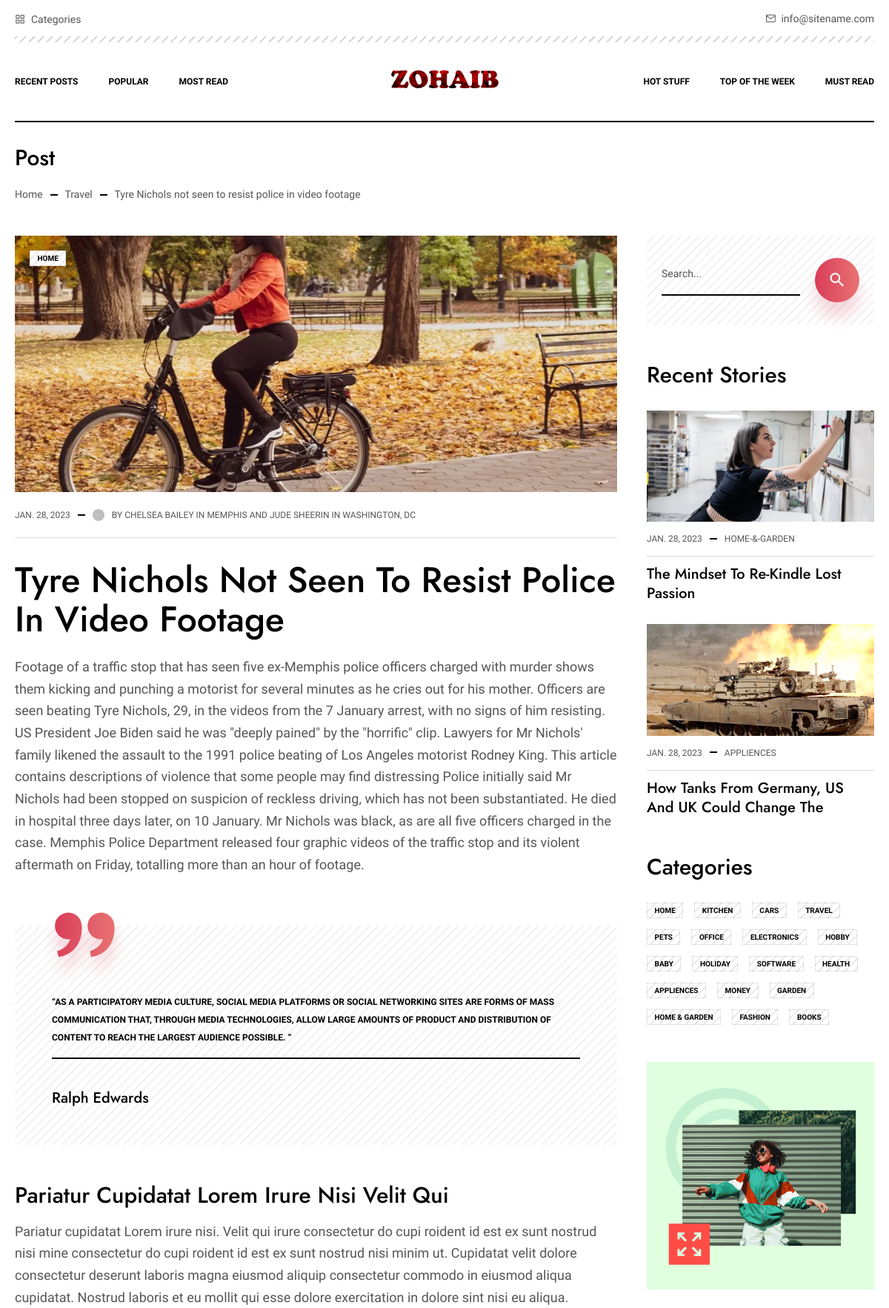
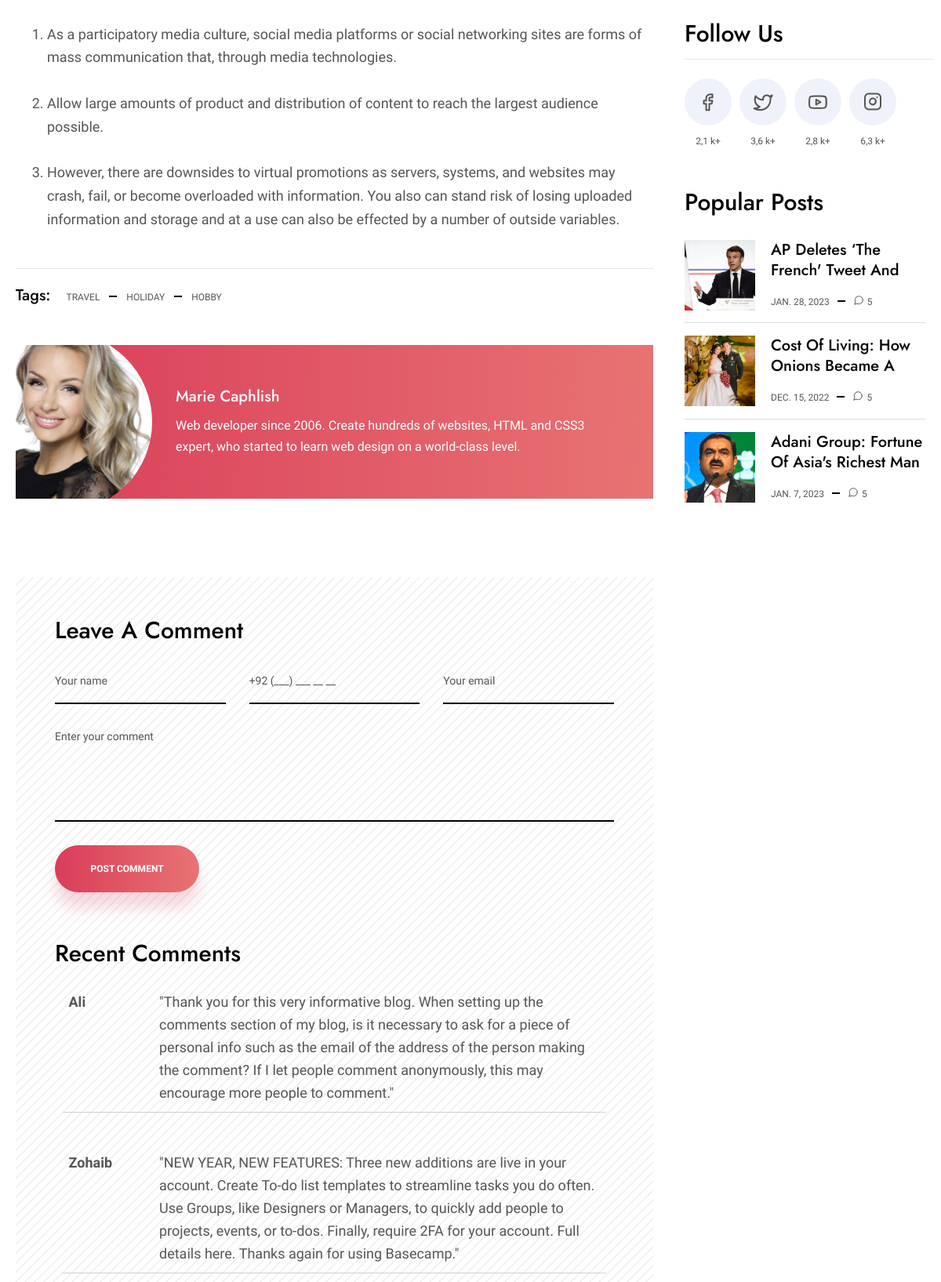
Page /article/3 (upper part) on the committed database (2 pictures, top to bottom).
### News/models.py (models this page shows, shortened)
class News(models.Model):
    date = models.DateField(null=True)
    title = models.CharField(max_length=1000, default="")
    subtitle = models.TextField()
    description = models.TextField()
    tag = models.CharField(max_length=1000, choices=TAG_CHOICES, default="")
    category = models.CharField(max_length=1000, choices=CATEGORY_CHOICES, default="")
    image = models.ImageField(upload_to='cover', default="")

class Contact(models.Model):
    name = models.CharField(max_length=1000, default="")
    tel = models.IntegerField()
    email2 = models.EmailField()
    comment = models.TextField()

### News/views.py (the view)
# urls.py: path('article/<int:id>', views.article, name='article'),
def article(request, id):
    single_news = News.objects.get(id=id)
    news2 = News.objects.all().values()
    all_comment = Contact.objects.all().values()
    popular_news = News.objects.filter(tag='Popular')
    template = loader.get_template('article.html')
    context = {
        'single_news': single_news,
        'news2': news2,
        'popular_news': popular_news,
        'all_comment': all_comment,
    }
    return HttpResponse(template.render(context, request))

### templates/article.html (shortened to what this page needs)
{% extends 'base.html' %}
{% load static %}
{% block content %}
                    <div class="section-post">
                    <div class="wrapper">
                        <div class="pagetitle"><div class="h1">Post</div></div>
                        <div class="breadcrumbs">
                            <a href="{% url 'home' %}">Home</a> <span class="dash"></span> <a href="{% url 'blog' category='Travel' %}">Travel</a> <span class="dash"></span> <span>{{ single_news.title }}</span>
                        </div>
                        <div class="columns">
                            <div class="columns_center">
                                <article class="article">
                                    <div class="article_cover">
                                        <img src="{{ single_news.image.url }}" alt=""/>
                                        <a href="{% url 'blog' single_news.category %}" class="cats_item">{{ single_news.category }}</a>
                                    </div>
                                    <div class="article_infoline infoline">
                                        <div class="infoline_date">{{ single_news.date }}</div> <span class="dash"></span>
                                        <div class="infoline_author">
                                            <div class="ava"><img data-src="img/ava.png" class="js-img" alt=""/></div>
                                            {{ single_news.subtitle }}
                                        </div>
                                    </div>
                                    <div class="article_txt">
                                        <h1>{{ single_news.title }}</h1>
                                        <p class="short">{{ single_news.description }}</p>
                                        <blockquote>
                                            <p>“As a participatory media culture, social media platforms or social networking sites are forms of mass communication that, through media technologies, allow large amounts of product and distribution of content to reach the largest audience possible. “</p>
                                            <cite>Ralph Edwards</cite>
                                        </blockquote>
                                        <h3>Pariatur cupidatat Lorem irure nisi Velit qui</h3>
                                        <p>Pariatur cupidatat Lorem irure nisi. Velit qui irure consectetur do cupi roident id est ex sunt nostrud nisi mine consectetur do cupi roident id est ex sunt nostrud nisi minim ut. Cupidatat velit dolore consectetur deserunt laboris magna eiusmod aliquip consectetur commodo in eiusmod aliqua cupidatat. Nostrud laboris et eu mollit qui esse dolore exercitation in dolore sint nisi eu aliqua.</p>
                                        <ol>
                                            <li>As a participatory media culture, social media platforms or social networking sites are forms of mass communication that, through media technologies.</li>
                                            <li>Allow large amounts of product and distribution of content to reach the largest audience possible.</li>
                                            <li>However, there are downsides to virtual promotions as servers, systems, and websites may crash, fail, or become overloaded with information. You also can stand risk of losing uploaded information and storage and at a use can also be effected by a number of outside variables.</li>
                                        </ol>
                                    </div>
                                    <div class="article_tags">
                                        <div class="article_tags_title">Tags:</div>
                                        <a href="{% url 'blog' category='Travel' %}">Travel</a> <span class="dash"></span> <a href="{% url 'blog' category='Holiday' %}">Holiday</a> <span class="dash"></span> <a href="{% url 'blog' category='Hobby' %}">Hobby</a>
                                    </div>
                                    <div class="author">
                                        <div class="author_img"><img data-src="{% static 'assets/img/IMG_4937.jpg' %}" class="js-img" alt=""/></div>
                                        <div class="author_cont">
                                            <div class="author_name">Marie Caphlish</div>
                                            <div class="author_txt">Web developer since 2006. Create hundreds of websites, HTML and CSS3 expert, who started to learn web design on a <span class="nowrap">world-class</span> level. </div>
                                        </div>
                                    </div>
                                </article>
                                <div class="comments_form">
                                    <h3>Leave a comment</h3>
                                    <form method="post" action="{% url 'contact' %}" id="form">
                                        <div class="form_cols">
                                            <div class="form_cols_item">
                                                <div class="form_row">
                                                    <input type="text" class="form-control" placeholder="Your name" name="name" />
                                                </div>
                                            </div>
                                            <div class="form_cols_item">
                                                <div class="form_row">
                                                    <input type="tel" class="form-control" placeholder="+92 (___) ___ __ __" name="tel"/>
                                                </div>
                                            </div>
                                            <div class="form_cols_item">
                                                <div class="form_row">
                                                    <input type="email" class="form-control" placeholder="Your email" name="email2" />
                                                </div>
                                            </div>
                                        </div>
                                        <div class="form_row">
                                            <textarea class="form-control" placeholder="Enter your comment" name="comment"></textarea>
                                        </div>
                                        <div class="form_btn"><button type="submit" class="btn">post comment</button></div>
                                    </form>
                                    <div style="margin-top: 50px" class="recent_comment">
                                       <h3>Recent Comments</h3>
                                      {% for x in all_comment reversed %}
                                        {% if forloop.counter < 4 %}
                                      <div class="comment_item">
                                         <div class="row" style="margin: 20px 10px 50px; border-bottom: solid #d1d1d1 1px">
                                         <div class="col-sm-2 name"><p style="font-weight: bold">{{ x.name }}</p></div>
                                         <div class="col-sm-10 date"><p>"{{ x.comment }}"</p></div>
                                         </div>
                                      </div>
                                         {% endif %}
                                      {% endfor %}
                                    </div>
                                </div>
                            </div>
                            {% include 'sidebar.html' %}
                        </div>
                    </div>
                </div>
{% endblock %}

### templates/sidebar.html (shortened to what this page needs)
 {% load static %}
<aside class="columns_sidebar sidebar">
<div class="sidebar_search">
    <form method="get" action="{% url 'search' %}">
        <div class="search">
            <input name="query" id="query" type="text" class="form-control" placeholder="Search..."/>
            <button class="btn"><span class="icon-search"></span></button>
        </div>
    </form>
</div>
<div class="sidebar_widget">
    <h3>Recent stories</h3>
    <div class="stories">
        {% for x in news2 reversed %}
            {% if forloop.counter < 3 %}
                <div class="stories_item">
                    <div class="stories_item_img"><a href="{% url 'article' x.id %}"><img data-src="../media/{{ x.image}}" class="js-img" alt=""/></a></div>
                    <div class="stories_item_infoline infoline">
                        <div class="infoline_date">{{ x.date }}</div> <span class="dash"></span>
                        <div class="infoline_tag">{{ x.category }}</div>
                    </div>
                    <div class="stories_item_title"><a href="{% url 'article' x.id %}">{{ x.title }}</a></div>
                </div>
            {% endif %}
        {% endfor %}
    </div>
</div>
<div class="sidebar_widget">
    <h3>Categories</h3>
    <div class="cats">
        <a class="cats_item" href="{% url 'blog' category='Home' %}">Home</a>
        <a class="cats_item" href="{% url 'blog' category='Kitchen' %}">Kitchen</a>
        <a class="cats_item" href="{% url 'blog' category='Cars' %}">Cars</a>
        <a class="cats_item" href="{% url 'blog' category='Travel' %}">Travel</a>
        <a class="cats_item" href="{% url 'blog' category='Pets' %}">Pets</a>
        <a class="cats_item" href="{% url 'blog' category='Office' %}">Office</a>
        <a class="cats_item" href="{% url 'blog' category='Electronics' %}">Electronics</a>
        <a class="cats_item" href="{% url 'blog' category='Hobby' %}">Hobby</a>
        <a class="cats_item" href="{% url 'blog' category='Baby' %}">Baby</a>
        <a class="cats_item" href="{% url 'blog' category='Holiday' %}">Holiday</a>
        <a class="cats_item" href="{% url 'blog' category='Software' %}">Software</a>
        <a class="cats_item" href="{% url 'blog' category='Health' %}">Health</a>
        <a class="cats_item" href="{% url 'blog' category='Appliences' %}">Appliences</a>
        <a class="cats_item" href="{% url 'blog' category='Money' %}">Money</a>
        <a class="cats_item" href="{% url 'blog' category='Garden' %}">Garden</a>
        <a class="cats_item" href="{% url 'blog' category='Home-&-Garden' %}">Home & Garden</a>
        <a class="cats_item" href="{% url 'blog' category='Fashion' %}">Fashion</a>
        <a class="cats_item" href="{% url 'blog' category='Books' %}">Books</a>
    </div>
</div>
<a href="{% url 'blog2' %}" class="bann"><img data-src="{% static 'assets/img/social-media-image.png' %}" class="js-img" alt=""/></a>
<div class="sidebar_widget">
    <h3>Follow us</h3>
    <div class="soc">
        <div class="soc_item">
            <a href="#" target="_blank">
                <span class="soc_item_icon"><span class="icon-fb"></span></span>
                <span class="soc_item_txt">2,1 k+</span>
            </a>
        </div>
        <div class="soc_item">
            <a href="#" target="_blank">
                <span class="soc_item_icon"><span class="icon-tw"></span></span>
                <span class="soc_item_txt">3,6 k+</span>
            </a>
        </div>
        <div class="soc_item">
            <a href="#" target="_blank">
                <span class="soc_item_icon"><span class="icon-youtube"></span></span>
                <span class="soc_item_txt">2,8 k+</span>
            </a>
        </div>
        <div class="soc_item">
            <a href="#" target="_blank">
                <span class="soc_item_icon"><span class="icon-instagram"></span></span>
                <span class="soc_item_txt">6,3 k+</span>
            </a>
        </div>
    </div>
</div>
<div class="sidebar_widget">
    <h3>Popular posts</h3>
    <div class="popular">
        {% for x in popular_news reversed %}
            {% if forloop.counter < 4 %}
                <div class="popular_item">
                    <div class="popular_item_img"><a href="{% url 'article' x.id %}"><img data-src="../media/{{ x.image }}" class="js-img" alt=""/></a></div>
                    <div class="popular_item_cont">
                        <div class="popular_item_title"><a href="{% url 'article' x.id %}">{{ x.title }}</a></div>
                        <div class="popular_item_infoline infoline">
                            <div class="infoline_date">{{ x.date }}</div> <span class="dash"></span>
                            <div class="infoline_tag"><span class="icon-comm"></span>5</div>
                        </div>
                    </div>
                </div>
            {% endif %}
        {% endfor %}
    </div>
</div>
</aside>

### rows in the picture
News: title "Tyre Nichols not seen to resist police in video footage", image (picture), category "HOME", date "JAN. 28, 2023", subtitle "BY CHELSEA BAILEY IN MEMPHIS AND JUDE SHEERIN IN WASHINGTON, DC", title "Tyre Nichols Not Seen To Resist Police In Video Footage", description "Footage of a traffic stop that has seen five ex-Memphis police officers charged with murder shows them kicking and punching a motorist for several minutes as he cries out for his mother. Officers are seen beating Tyre Nichols, 29, in the videos from the 7 January arrest, with no signs of him resisting. US President Joe Biden said he was \"deeply pained\" by the \"horrific\" clip. Lawyers for Mr Nichols' family likened the assault to the 1991 police beating of Los Angeles motorist Rodney King. This article contains descriptions of violence that some people may find distressing Police initially said Mr Nichols had been stopped on suspicion of reckless driving, which has not been substantiated. He…"
Contact: name "Ali", comment "Thank you for this very informative blog. When setting up the comments section of my blog, is it necessary to ask for a piece of personal info such as the email of the address of the person making the comment? If I let people comment anonymously, this may encourage more people to comment."
Contact: name "Zohaib", comment "NEW YEAR, NEW FEATURES: Three new additions are live in your account. Create To-do list templates to streamline tasks you do often. Use Groups, like Designers or Managers, to quickly add people to projects, events, or to-dos. Finally, require 2FA for your account. Full details here. Thanks again for using Basecamp."
News: image (picture), date "JAN. 28, 2023", category "HOME-&-GARDEN", title "The Mindset To Re-Kindle Lost Passion"
News: image (picture), date "JAN. 28, 2023", category "APPLIENCES", title "How Tanks From Germany, US And UK Could Change The…"
News: image (picture), title "AP Deletes ‘the French' Tweet And…", date "JAN. 28, 2023"
News: image (picture), title "Cost Of Living: How Onions Became A…", date "DEC. 15, 2022"
News: image (picture), title "Adani Group: Fortune Of Asia's Richest Man…", date "JAN. 7, 2023"
